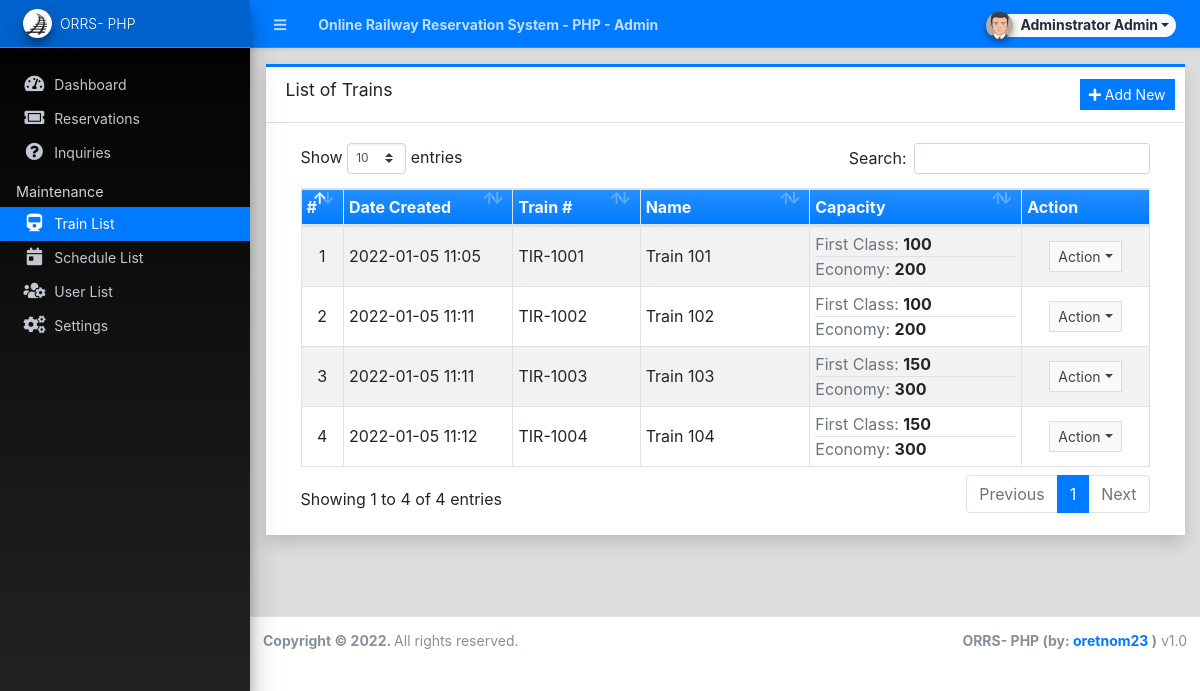
The page /admin/?page=trains (signed in) on the database as committed earlier.
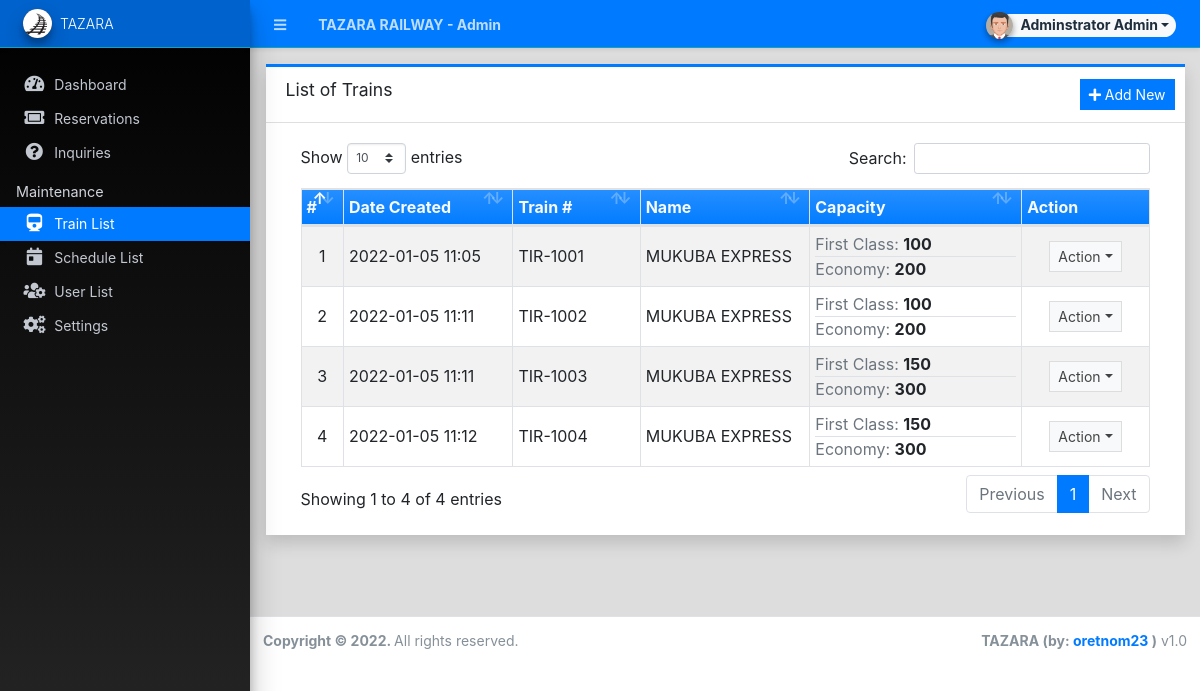
The same page on the database as committed later.
### tables this page shows
CREATE TABLE `train_list` (
  `id` int(30) NOT NULL,
  `code` varchar(100) NOT NULL,
  `name` text NOT NULL,
  `first_class_capacity` float NOT NULL DEFAULT 0,
  `economy_capacity` float NOT NULL DEFAULT 0,
  `delete_flag` tinyint(1) NOT NULL DEFAULT 0,
  `date_created` datetime NOT NULL DEFAULT current_timestamp(),
  `date_updated` datetime DEFAULT NULL ON UPDATE current_timestamp()
);

### config.php (called while the page is built, shortened)
<?php
require_once('classes/DBConnection.php');
require_once('classes/SystemSettings.php');
function validate_image($file){
	if(!empty($file)){
        $ex = explode('?',$file);
        $file = $ex[0];
        $param =  isset($ex[1]) ? '?'.$ex[1]  : '';
		if(is_file(base_app.$file)){
			return base_url.$file.$param;
		}else{
			return base_url.'dist/img/no-image-available.png';
		}
	}else{
		return base_url.'dist/img/no-image-available.png';
	}
}
function isMobileDevice(){
    $aMobileUA = array(
        '/iphone/i' => 'iPhone',
        '/ipod/i' => 'iPod',
        '/ipad/i' => 'iPad',
        '/android/i' => 'Android',
        '/blackberry/i' => 'BlackBerry',
        '/webos/i' => 'Mobile'
    );
    return false;
}
?>

### classes/DBConnection.php (called while the page is built, shortened)
<?php
class DBConnection{
    private $host = DB_SERVER;
    private $username = DB_USERNAME;
    private $password = DB_PASSWORD;
    private $database = DB_NAME;
    public $conn;
    public function __construct(){
        if (!isset($this->conn)) {
            $this->conn = new mysqli($this->host, $this->username, $this->password, $this->database);
        }
    }
}
?>

### classes/SystemSettings.php (called while the page is built, shortened)
<?php
class SystemSettings extends DBConnection{
	function info($field=''){
		if(!empty($field)){
			if(isset($_SESSION['system_info'][$field]))
				return $_SESSION['system_info'][$field];
			else
				return false;
		}else{
			return false;
		}
	}
}
$_settings = new SystemSettings();
?>

### admin/trains/index.php (the view, shortened to what the changed rows need)
<div class="card card-outline card-primary rounded-0 shadow">
	<div class="card-body">
		<div class="container-fluid">
        <div class="container-fluid">
			<table class="table table-bordered table-hover table-striped">
				<colgroup>
				</colgroup>
				<thead>
					<tr class="bg-gradient-primary text-light">
						<th>#</th>
						<th>Date Created</th>
						<th>Train #</th>
						<th>Name</th>
						<th>Capacity</th>
						<th>Action</th>
					</tr>
				</thead>
				<tbody>
					<?php
						$i = 1;
						$qry = $conn->query("SELECT * from `train_list` where delete_flag = 0 order by `name` asc ");
						while($row = $qry->fetch_assoc()):
					?>
						<tr>
							<td class="text-center"><?php echo $i++; ?></td>
							<td class=""><?php echo date("Y-m-d H:i",strtotime($row['date_created'])) ?></td>
							<td class=""><?php echo $row['code'] ?></td>
							<td class=""><p class="m-0 truncate-1"><?php echo $row['name'] ?></p></td>
							<td class="px-0">
								<div class="border-bottom"><span class="text-muted">First Class:</span> <b><?= number_format($row['first_class_capacity']) ?></b></div>
								<span class="text-muted">Economy:</span> <b><?= number_format($row['economy_capacity']) ?></b>
							</td>
							<td align="center">
								 <button type="button" class="btn btn-flat btn-default btn-sm dropdown-toggle dropdown-icon" data-toggle="dropdown">
				                  		Action
				                  </button>
							</td>
						</tr>
					<?php endwhile; ?>
				</tbody>
			</table>
		</div>
		</div>
	</div>
</div>

### admin/inc/topBarNav.php (shortened to what the changed rows need)
<nav class="main-header navbar navbar-expand navbar-dark border  border-info border-top-0  border-left-0 border-right-0 text-sm shadow-sm bg-primary">
  <ul class="navbar-nav">
    <li class="nav-item d-none d-sm-inline-block">
      <a href="<?php echo base_url ?>" class="nav-link"><b><?php echo (!isMobileDevice()) ? $_settings->info('name'):$_settings->info('short_name'); ?> - Admin</b></a>
    </li>
  </ul>
</nav>

### admin/inc/navigation.php (shortened to what the changed rows need)
<aside class="main-sidebar sidebar-dark-primary elevation-4 sidebar-no-expand bg-gradient-black">
  <a href="<?php echo base_url ?>admin" class="brand-link bg-transparent text-sm border-info shadow-sm bg-primary">
  <img src="<?php echo validate_image($_settings->info('logo'))?>" alt="Store Logo" class="brand-image img-circle elevation-3 bg-black" style="width: 1.8rem;height: 1.8rem;max-height: unset;object-fit:scale-down;object-position:center center">
  <span class="brand-text font-weight-light"><?php echo $_settings->info('short_name') ?></span>
  </a>
</aside>

### admin/inc/footer.php (shortened to what the changed rows need)
<footer class="main-footer text-sm">
        <div class="float-right d-none d-sm-inline-block">
          <b><?php echo $_settings->info('short_name') ?> (by: <a href="mailto:oretnom23@gmail.com" target="blank">oretnom23</a> )</b> v1.0
        </div>
      </footer>
    </div>

Rows that differ between the two databases and show on the page:
changed train_list "TIR-1001": name "Train 101" → "MUKUBA EXPRESS"
changed train_list "TIR-1002": name "Train 102" → "MUKUBA EXPRESS"
changed train_list "TIR-1003": name "Train 103" → "MUKUBA EXPRESS"
changed train_list "TIR-1004": name "Train 104" → "MUKUBA EXPRESS"
Other text that changed with them:
$_settings->info('name'): "Online Railway Reservation System - PHP" → "TAZARA RAILWAY"
$_settings->info('short_name'): "ORRS- PHP" → "TAZARA"
